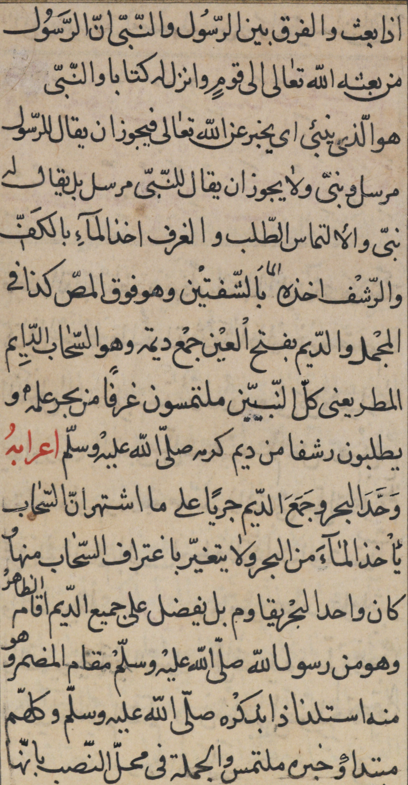
#> input picture src/segmentation_PP/Dataset_for_test/1.png, 408 x 785 px; its folder holds only this picture in this run
$ python segmentation_using_PP.py
#> lines starting #> are read from the running program, lines starting #| are printed output that depends on the picture; after the words box and inside, x2 and y2 are one past the last pixel; in counts of white or black regions, pixels touching at a corner belong together
### src/segmentation_PP/preprocessing.py

import numpy as np
import cv2
import os

def load_images_from_folder(folder):
#> called with folder = 'Dataset_for_test'
    images = []
    for filename in os.listdir(folder):
        img = cv2.imread(os.path.join(folder,filename))
#> img is the input picture: shape (785, 408, 3); mean B, G, R 137.6, 158.6, 174.5
        if img is not None:
            images.append(img)
    return images

# Normalization
# [11 lines left out: functions Normalization, binary_thresholding, not called in this run]

def adaptive_thresholding(img):
    # It's good practice to blur images as it removes noise
    #img = cv2.GaussianBlur(img, (3, 3), 0)
    adaptive_th=cv2.adaptiveThreshold(img, 255, cv2.ADAPTIVE_THRESH_GAUSSIAN_C, cv2.THRESH_BINARY,51,30)
    return adaptive_th


# Median Filtering Logic
# [18 lines left out: functions median_subtract, edge_detection_dilation_erosion, not called in this run]


def Filters(img):
    img = cv2.cvtColor(img, cv2.COLOR_BGR2GRAY)
    # [8 lines of commented-out code are left out]
    result =adaptive_thresholding(img)
    # [12 lines of commented-out code are left out]
    return result

# [58 lines left out: function Remove_borders, not called in this run]

### src/segmentation_PP/segmentation_using_PP.py
""" https://programmer.group/5e8098ca6095e.html """
# Read the original drawing
import cv2
import cv2 as cv
import numpy as np
import preprocessing
import os


# Horizontal projection
def hProject(binary):
    h, w = binary.shape
    # Horizontal projection
    hprojection = np.zeros(binary.shape, dtype=np.uint8)
    # Create an array with h length of 0
    h_h = [0] * h
    for j in range(h):
        for i in range(w):
            if binary[j, i] == 0:
                h_h[j] += 1

    # Draw a projection
    for j in range(h):
        for i in range(h_h[j]):
            hprojection[j, i] = 255
    return h_h


# Vertical back projection
def vProject(binary):
    h, w = binary.shape
    # Vertical projection
    vprojection = np.zeros(binary.shape, dtype=np.uint8)
    # Create an array with w length of 0
    w_w = [0] * w
    for i in range(w):
        for j in range(h):
            if binary[j, i] == 0:
                w_w[i] += 1
    for i in range(w):
        for j in range(w_w[i]):
            vprojection[j, i] = 255
    return w_w


def segment(image, page_num):
    # Character recognition matching and segmentation
    test_data = image
    #test_data = cv.cvtColor(test_data, cv.COLOR_BGR2GRAY)
    h, w = test_data.shape
    h_h = hProject(test_data)
    start = 0
    h_start, h_end = [], []
    position = []

    cnt = 0
    for i in range(len(h_h)):
        print(h_h[i])
        if h_h[i] > 5 and start == 0:
            h_start.append(i)
            print("start {}".format(i))
            start = 1
        if h_h[i] <= 25 and start == 1 and cnt >= 30:
            h_end.append(i)
            start = 0
            print("end {}".format(i))
            cnt = 0
        cnt += 1

    print(h_start)
    print(h_end)
    cnt_i = 0
    cnt_j = 0
    for i in range(len(h_start)):
        cropImg = test_data[h_start[i]:h_end[i], 0:w]
        cv.imwrite('segmented_data/lines/line' + str(i) + '.jpg', cropImg)
        if i == 0:
            pass
        w_w = vProject(cropImg)
        wstart, wend, w_start, w_end = 0, 0, 0, 0
        crops = []
        cnt = 0
        for j in range(len(w_w)):
            if w_w[j] > 0 and wstart == 0:
                w_start = j
                wstart = 1
                wend = 0
            if w_w[j] == 0 and wstart == 1 and cnt > 10:
                w_end = j
                wstart = 0
                wend = 1
            # Save coordinates when start and end points are confirmed
            if wend == 1:
                position.append([w_start, h_start[i], w_end, h_end[i]])
                crops.append([w_start, w_end])
                wend = 0
            cnt += 1
        crops.reverse()
        cnt_j=0
        for w1, w2 in (crops):
            crop_word = test_data[h_start[i]:h_end[i], w1:w2]
            newpath = r'segmented_data\page_' + str(page_num)
            if not os.path.exists(newpath):
                os.makedirs(newpath)
            cv.imwrite(newpath + '/line' + str(cnt_i) + '_word' + str(cnt_j) + '.jpg', crop_word)
            cnt_j += 1
        cnt_i += 1


images = preprocessing.load_images_from_folder('Dataset_for_test')
#> images = 1 item
k = 1
for img in images:
    img = preprocessing.Filters(img)
    #img = preprocessing.Remove_borders(img)
    cv2.imshow('Image',img)
    cv2.waitKey(0)
    segment(img,k)
    k +=1
#> this loop made 1 pass
#> k on pass 1: 2
#> (printed output is left out)
#> pass 1, in Filters, `img = cv2.cvtColor(img, cv2.COLOR_BGR2GRAY)`:
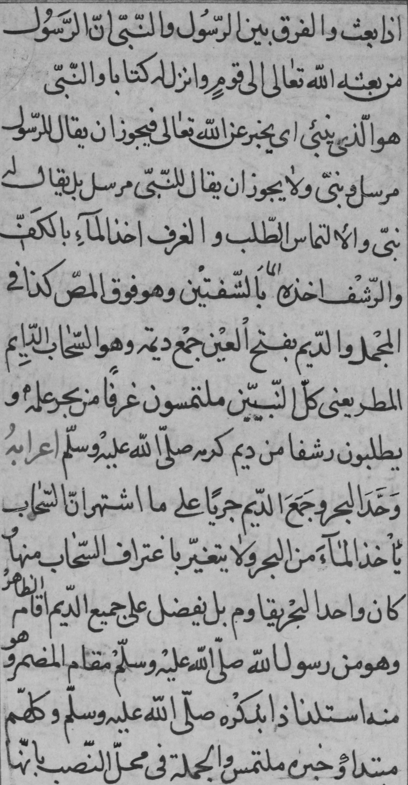
#> img: shape (785, 408); min 30, max 200, mean 161
#> pass 1, in adaptive_thresholding, `adaptive_th=cv2.adaptiveThreshold(img, 255, cv2.ADAPTIVE_THRESH_GAUSSI..`:
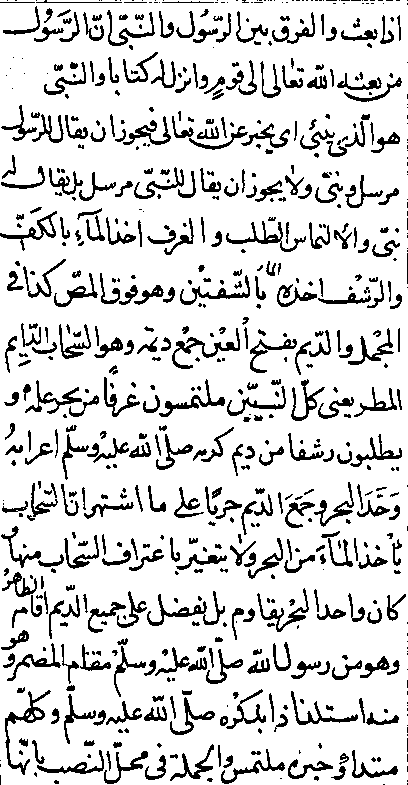
#> adaptive_th: shape (785, 408); 85% white; 663 black regions (279 under 20 px), largest, box (x1, y1, x2, y2) and area: (5, 690, 51, 775) 620, (147, 591, 225, 626) 568, (172, 328, 240, 369) 555
#> pass 1, in segment, `cv.imwrite('segmented_data/lines/line' + str(i) + '.jpg', cropImg)`:
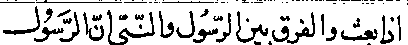
#> saved as line0.jpg: shape (45, 408); 82.1% white; 94 black regions (63 under 20 px), largest, box (x1, y1, x2, y2) and area: (107, 10, 155, 45) 335, (272, 12, 315, 44) 302, (236, 11, 268, 43) 214
#> pass 1, in segment, `cv.imwrite(newpath + '/line' + str(cnt_i) + '_word' + str(cnt_j) + '.j..`:
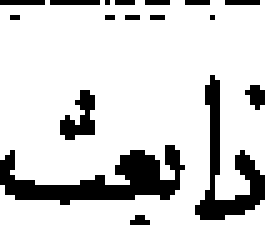
#> saved as line0_word1.jpg: shape (45, 53) (shown 5 times larger); 82.1% white; 17 black regions (14 under 20 px), largest, box (x1, y1, x2, y2) and area: (0, 29, 37, 41) 194, (39, 15, 53, 44) 124, (12, 18, 19, 28) 38
#> after the loop, k = 2
